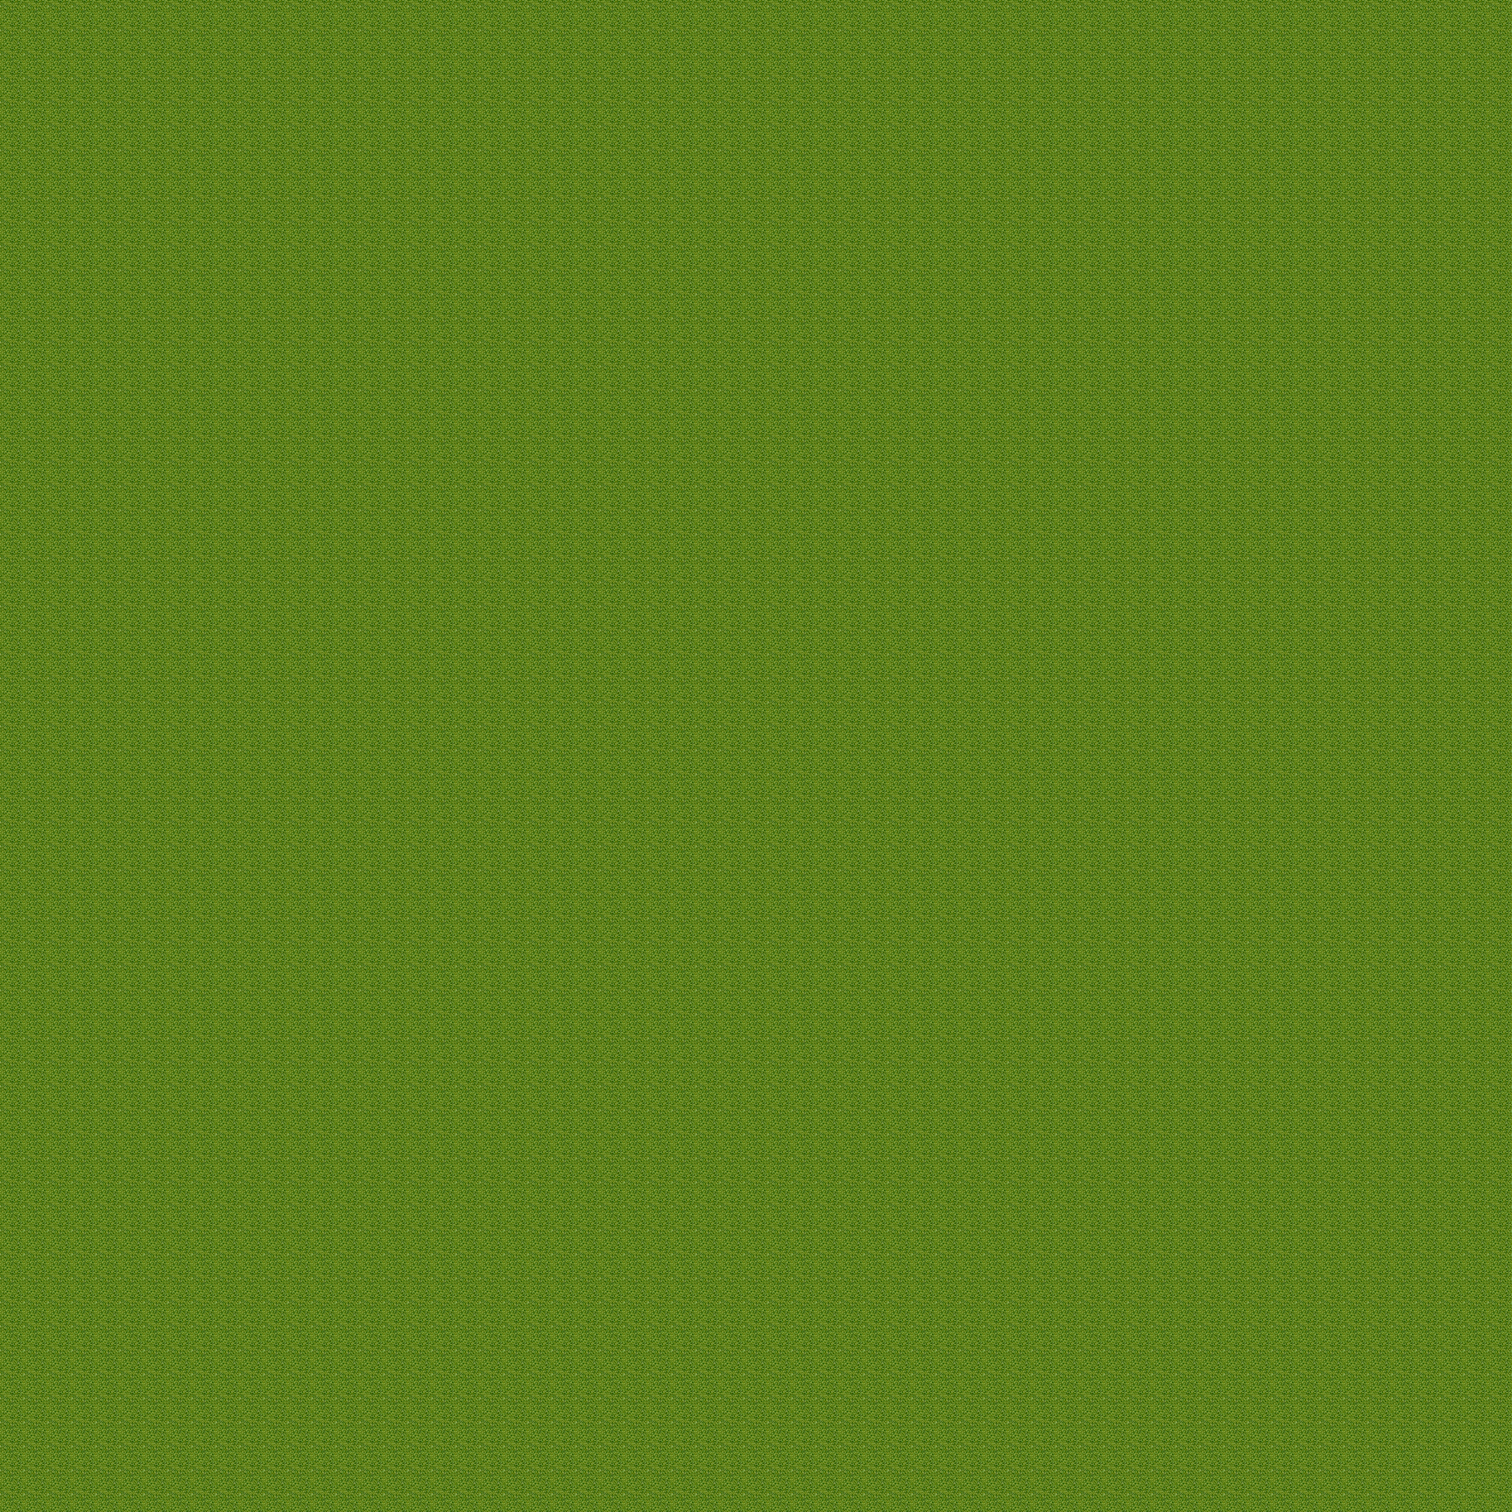

The image is a tile-based game level rendered from a .tmx file. Its description and source (layers, tilesets, objects; grid data summarised) follow:
An orthogonal 63x63 tile map with 24x24 px tiles, 2 tile layers (Ground Layer, Object Layer).

<map version="1.0" orientation="orthogonal" width="63" height="63" tilewidth="24" tileheight="24">
 <tileset firstgid="1" name="graphics" tilewidth="24" tileheight="24">
  <image source="../graphics/graphics.png" width="192" height="120" />
 </tileset>
 <layer name="Ground Layer" width="63" height="63">
  <data>[3969 cells, 3969 non-empty, 1 distinct tile ids]</data>
 </layer>
 <layer name="Object Layer" width="63" height="63">
  <data>[3969 cells, 0 non-empty, 0 distinct tile ids]</data>
 </layer>
</map>
